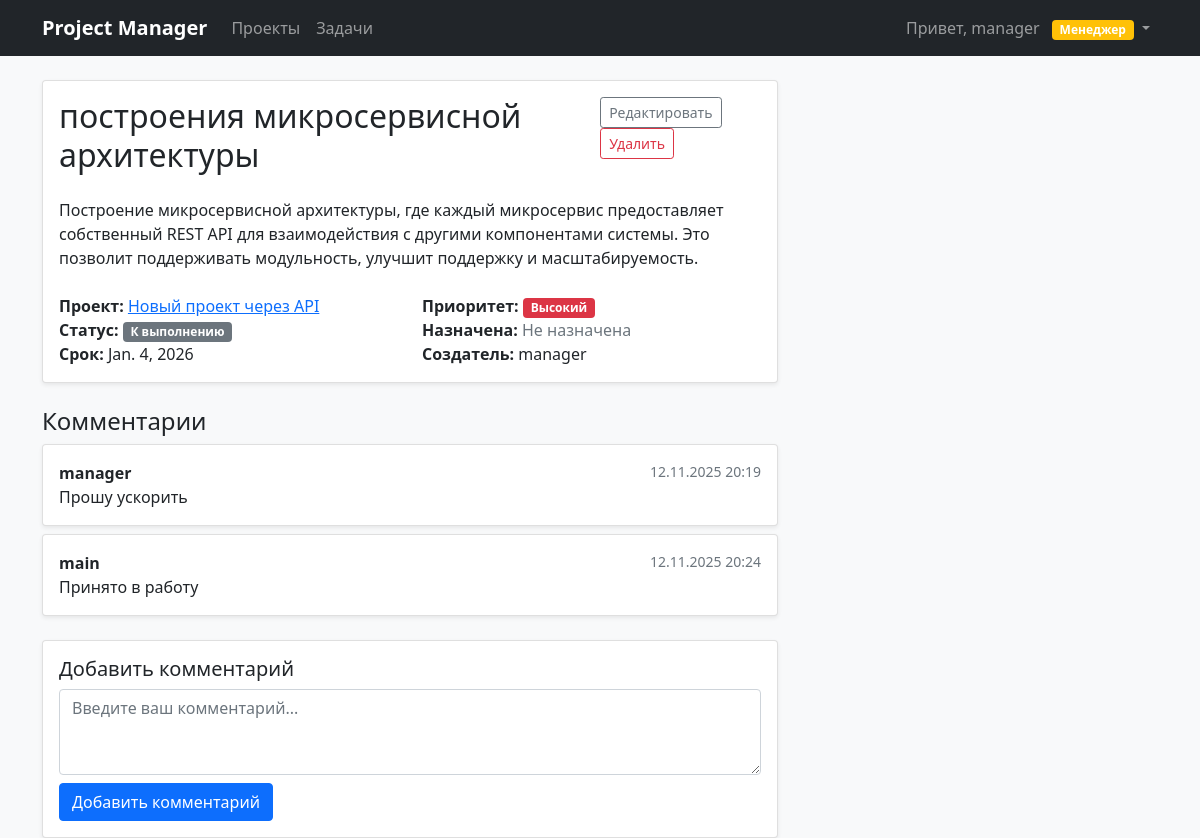
The page /projects/tasks/6/ (signed in) on the database its author committed.
### accounts/models.py (models this page shows, shortened)
class UserProfile(models.Model):
    ROLE_CHOICES = [
        ('admin', 'Администратор'),
        ('manager', 'Менеджер'),
        ('user', 'Пользователь'),
    ]
    user = models.OneToOneField(User, on_delete=models.CASCADE, verbose_name=_('Пользователь'))
    role = models.CharField(_('Роль'), max_length=10, choices=ROLE_CHOICES, default='user')
    created_at = models.DateTimeField(_('Дата создания'), auto_now_add=True)
    updated_at = models.DateTimeField(_('Дата обновления'), auto_now=True)
    def is_admin(self):
        return self.role == 'admin'
    def is_manager(self):
        return self.role == 'manager'
    class Meta:
        verbose_name = _('Профиль пользователя')
        verbose_name_plural = _('Профили пользователей')

### projects/models.py (models this page shows, shortened)
class Task(models.Model):
    PRIORITY_CHOICES = [
        ('low', 'Низкий'),
        ('medium', 'Средний'),
        ('high', 'Высокий'),
    ]
    STATUS_CHOICES = [
        ('todo', 'К выполнению'),
        ('in_progress', 'В работе'),
        ('review', 'На проверке'),
        ('done', 'Выполнено'),
    ]
    title = models.CharField(_('Название'), max_length=200)
    description = models.TextField(_('Описание'))
    project = models.ForeignKey(Project, on_delete=models.CASCADE, related_name='tasks', verbose_name=_('Проект'))
    assigned_to = models.ForeignKey(User, on_delete=models.SET_NULL, null=True, blank=True, related_name='assigned_tasks', verbose_name=_('Исполнитель'))
    priority = models.CharField(_('Приоритет'), max_length=10, choices=PRIORITY_CHOICES, default='medium')
    status = models.CharField(_('Статус'), max_length=15, choices=STATUS_CHOICES, default='todo')
    due_date = models.DateField(_('Срок выполнения'), null=True, blank=True)
    created_by = models.ForeignKey(User, on_delete=models.CASCADE, related_name='created_tasks', verbose_name=_('Создатель'))
    created_at = models.DateTimeField(_('Дата создания'), auto_now_add=True)
    updated_at = models.DateTimeField(_('Дата обновления'), auto_now=True)
    class Meta:
        verbose_name = _('Задача')
        verbose_name_plural = _('Задачи')

class Project(models.Model):
    STATUS_CHOICES = [
        ('active', 'Активный'),
        ('completed', 'Завершен'),
        ('on_hold', 'На паузе'),
    ]
    title = models.CharField(_('Название'), max_length=200)
    description = models.TextField(_('Описание'))
    status = models.CharField(_('Статус'), max_length=10, choices=STATUS_CHOICES, default='active')
    created_by = models.ForeignKey(User, on_delete=models.CASCADE, related_name='created_projects', verbose_name=_('Создатель'))
    created_at = models.DateTimeField(_('Дата создания'), auto_now_add=True)
    updated_at = models.DateTimeField(_('Дата обновления'), auto_now=True)
    class Meta:
        verbose_name = _('Проект')
        verbose_name_plural = _('Проекты')
        permissions = [
            ("can_delete_project", "Can delete project"),
        ]

class Comment(models.Model):
    task = models.ForeignKey(Task, on_delete=models.CASCADE, related_name='comments', verbose_name=_('Задача'))
    author = models.ForeignKey(User, on_delete=models.CASCADE, verbose_name=_('Автор'))
    content = models.TextField(_('Содержание'))
    created_at = models.DateTimeField(_('Дата создания'), auto_now_add=True)
    updated_at = models.DateTimeField(_('Дата обновления'), auto_now=True)
    class Meta:
        verbose_name = _('Комментарий')
        verbose_name_plural = _('Комментарии')

### projects/views.py (the view)
# urls.py: path('tasks/<int:pk>/', views.task_detail, name='task_detail'),
@login_required
def task_detail(request, pk):
    task = get_object_or_404(Task, pk=pk)
    comments = task.comments.all()
    if request.method == 'POST':
        comment_form = CommentForm(request.POST)
        if comment_form.is_valid():
            comment = comment_form.save(commit=False)
            comment.task = task
            comment.author = request.user
            comment.save()
            messages.success(request, 'Комментарий добавлен!')
            return redirect('task_detail', pk=task.pk)
    else:
        comment_form = CommentForm()
    return render(request, 'tasks/task_detail.html', {
        'task': task,
        'comments': comments,
        'comment_form': comment_form
    })

### projects/forms.py
class CommentForm(forms.ModelForm):
    class Meta:
        model = Comment
        fields = ['content']
        widgets = {
            'content': forms.Textarea(attrs={'class': 'form-control', 'rows': 3, 'placeholder': 'Введите ваш комментарий...'}),
        }
        labels = {
            'content': 'Комментарий',
        }

### templates/tasks/task_detail.html (shortened to what this page needs)
{% extends 'base.html' %}
{% block content %}
<div class="row">
    <div class="col-md-8">
        <div class="card mb-4">
            <div class="card-body">
                <div class="d-flex justify-content-between align-items-start mb-3">
                    <h2>{{ task.title }}</h2>
                    <div>
                        {% if user.userprofile.is_manager or user.userprofile.is_admin %}
                        <a href="{% url 'task_update' task.pk %}" class="btn btn-outline-secondary btn-sm">Редактировать</a>
                        <a href="{% url 'task_delete' task.pk %}" class="btn btn-outline-danger btn-sm">Удалить</a>
                        {% endif %}
                    </div>
                </div>
                <p class="card-text">{{ task.description }}</p>
                <div class="row mt-4">
                    <div class="col-md-6">
                        <strong>Проект:</strong>
                        <a href="{% url 'project_detail' task.project.pk %}">{{ task.project.title }}</a>
                    </div>
                    <div class="col-md-6">
                        <strong>Приоритет:</strong>
                        <span class="badge bg-{% if task.priority == 'high' %}danger{% elif task.priority == 'medium' %}warning{% else %}info{% endif %}">
                            {{ task.get_priority_display }}
                        </span>
                    </div>
                    <div class="col-md-6">
                        <strong>Статус:</strong>
                        <span class="badge bg-{% if task.status == 'done' %}success{% elif task.status == 'in_progress' %}warning{% elif task.status == 'review' %}info{% else %}secondary{% endif %}">
                            {{ task.get_status_display }}
                        </span>
                    </div>
                    <div class="col-md-6">
                        <strong>Назначена:</strong>
                        {% if task.assigned_to %}
                            {{ task.assigned_to.username }}
                            {% if task.assigned_to.id == user.id %}
                            <span class="badge bg-primary">Вам</span>
                            {% endif %}
                        {% else %}
                            <span class="text-muted">Не назначена</span>
                        {% endif %}
                    </div>
                    <div class="col-md-6">
                        <strong>Срок:</strong>
                        {% if task.due_date %}
                            {{ task.due_date }}
                        {% else %}
                            <span class="text-muted">Не установлен</span>
                        {% endif %}
                    </div>
                    <div class="col-md-6">
                        <strong>Создатель:</strong> {{ task.created_by.username }}
                    </div>
                </div>
            </div>
        </div>
        <h4>Комментарии</h4>
        {% for comment in comments %}
        <div class="card mb-2">
            <div class="card-body">
                <div class="d-flex justify-content-between">
                    <strong>{{ comment.author.username }}</strong>
                    <small class="text-muted">{{ comment.created_at|date:"d.m.Y H:i" }}</small>
                </div>
                <p class="mb-0">{{ comment.content }}</p>
            </div>
        </div>
        {% empty %}
        <div class="alert alert-info">Пока нет комментариев.</div>
        {% endfor %}
        {% if user.is_authenticated %}
        <div class="card mt-4">
            <div class="card-body">
                <h5 class="card-title">Добавить комментарий</h5>
                <form method="post">
                    {{ comment_form.content }}
                    <button type="submit" class="btn btn-primary mt-2">Добавить комментарий</button>
                </form>
            </div>
        </div>
        {% endif %}
    </div>
</div>
{% endblock %}

### templates/base.html (shortened to what this page needs)
<!DOCTYPE html>
<html lang="ru">
<head>
    <link href="https://cdn.jsdelivr.net/npm/bootstrap@5.1.3/dist/css/bootstrap.min.css" rel="stylesheet">
    {% load static %}
    <link href="{% static 'css/style.css' %}" rel="stylesheet">
</head>
<body>
    <nav class="navbar navbar-expand-lg navbar-dark bg-dark">
        <div class="container">
            <a class="navbar-brand" href="{% url 'home' %}">Project Manager</a>
            <div class="collapse navbar-collapse" id="navbarNav">
                <ul class="navbar-nav me-auto">
                     {% if user.is_authenticated %}
                     <li class="nav-item">
                         <a class="nav-link" href="{% url 'project_list' %}">Проекты</a>
                    </li>
                     <li class="nav-item">
                        <a class="nav-link" href="{% url 'task_list' %}">Задачи</a>
                    </li>
                     {% endif %}
                </ul>
                <div class="navbar-nav ms-auto">
                    {% if user.is_authenticated %}
                    <li class="nav-item dropdown">
                        <a class="nav-link dropdown-toggle" href="#" id="navbarDropdown" role="button" data-bs-toggle="dropdown">
                            <span class="me-2">Привет, {{ user.username }}</span>
                            <span class="badge
                                {% if user.userprofile.role == 'admin' %}bg-danger
                                {% elif user.userprofile.role == 'manager' %}bg-warning
                                {% else %}bg-secondary{% endif %}">
                                {{ user.userprofile.get_role_display }}
                            </span>
                        </a>
                    </li>
                    {% else %}
                    <a class="nav-link" href="{% url 'login' %}">Войти</a>
                    <a class="nav-link" href="{% url 'register' %}">Регистрация</a>
                    {% endif %}
                </div>
            </div>
        </div>
    </nav>
    <div class="container mt-4 fade-in">
        {% block content %}
        {% endblock %}
    </div>
</body>
</html>

### static/css/style.css (style rules this page uses)
body { background-color: #f8f9fa; }
.navbar-brand { font-weight: bold; }
.card { box-shadow: 0 0.125rem 0.25rem rgba(0, 0, 0, 0.075); border: 1px solid rgba(0, 0, 0, 0.125); }
.badge { font-size: 0.75em; }
.fade-in { animation: fadeIn 0.5s; }

### rows shown on the page
Task: title "построения микросервисной архитектуры", description "Построение микросервисной архитектуры, где каждый микросервис предоставляет собственный REST API для взаимодействия с другими компонентами системы. Это позволит поддерживать модульность, улучшит поддержку и масштабируемость.", project "Новый проект через API", priority "Высокий", status "К выполнению", due_date "Jan. 4, 2026", created_by.username "manager"
Comment: author.username "manager", created_at "12.11.2025 20:19", content "Прошу ускорить"
Comment: author.username "main", created_at "12.11.2025 20:24", content "Принято в работу"

### other values the page prints
{{ user.username }} "manager"
{{ user.userprofile.get_role_display }} "Менеджер"
